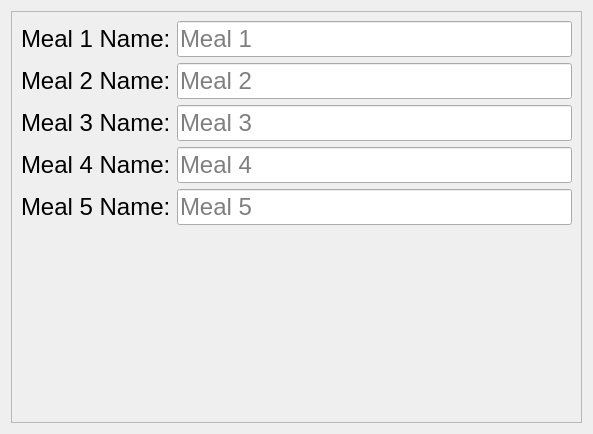
<?xml version="1.0" encoding="UTF-8"?>
<ui version="4.0">
 <class>SettingsPage</class>
 <widget class="QWidget" name="SettingsPage">
  <property name="geometry">
   <rect>
    <x>0</x>
    <y>0</y>
    <width>593</width>
    <height>434</height>
   </rect>
  </property>
  <property name="font">
   <font>
    <pointsize>18</pointsize>
   </font>
  </property>
  <property name="windowTitle">
   <string>Form</string>
  </property>
  <layout class="QVBoxLayout" name="verticalLayout">
   <item>
    <widget class="QScrollArea" name="scrollArea">
     <property name="widgetResizable">
      <bool>true</bool>
     </property>
     <widget class="QWidget" name="scrollAreaWidgetContents">
      <property name="geometry">
       <rect>
        <x>0</x>
        <y>0</y>
        <width>573</width>
        <height>414</height>
       </rect>
      </property>
      <layout class="QFormLayout" name="formLayout">
       <item row="0" column="0">
        <widget class="QLabel" name="label">
         <property name="text">
          <string>Meal 1 Name:</string>
         </property>
        </widget>
       </item>
       <item row="0" column="1">
        <widget class="QLineEdit" name="meal1">
         <property name="placeholderText">
          <string>Meal 1</string>
         </property>
        </widget>
       </item>
       <item row="1" column="0">
        <widget class="QLabel" name="label_2">
         <property name="text">
          <string>Meal 2 Name:</string>
         </property>
        </widget>
       </item>
       <item row="1" column="1">
        <widget class="QLineEdit" name="meal2">
         <property name="placeholderText">
          <string>Meal 2</string>
         </property>
        </widget>
       </item>
       <item row="2" column="0">
        <widget class="QLabel" name="label_3">
         <property name="text">
          <string>Meal 3 Name:</string>
         </property>
        </widget>
       </item>
       <item row="2" column="1">
        <widget class="QLineEdit" name="meal3">
         <property name="placeholderText">
          <string>Meal 3</string>
         </property>
        </widget>
       </item>
       <item row="3" column="0">
        <widget class="QLabel" name="label_4">
         <property name="text">
          <string>Meal 4 Name:</string>
         </property>
        </widget>
       </item>
       <item row="3" column="1">
        <widget class="QLineEdit" name="meal4">
         <property name="placeholderText">
          <string>Meal 4</string>
         </property>
        </widget>
       </item>
       <item row="4" column="0">
        <widget class="QLabel" name="label_5">
         <property name="text">
          <string>Meal 5 Name:</string>
         </property>
        </widget>
       </item>
       <item row="4" column="1">
        <widget class="QLineEdit" name="meal5">
         <property name="placeholderText">
          <string>Meal 5</string>
         </property>
        </widget>
       </item>
      </layout>
     </widget>
    </widget>
   </item>
  </layout>
 </widget>
 <resources/>
 <connections>
  <connection>
   <sender>meal1</sender>
   <signal>editingFinished()</signal>
   <receiver>SettingsPage</receiver>
   <slot>meal1Changed()</slot>
   <hints>
    <hint type="sourcelabel">
     <x>377</x>
     <y>39</y>
    </hint>
    <hint type="destinationlabel">
     <x>296</x>
     <y>216</y>
    </hint>
   </hints>
  </connection>
  <connection>
   <sender>meal2</sender>
   <signal>editingFinished()</signal>
   <receiver>SettingsPage</receiver>
   <slot>meal2Changed()</slot>
   <hints>
    <hint type="sourcelabel">
     <x>377</x>
     <y>86</y>
    </hint>
    <hint type="destinationlabel">
     <x>296</x>
     <y>216</y>
    </hint>
   </hints>
  </connection>
  <connection>
   <sender>meal3</sender>
   <signal>editingFinished()</signal>
   <receiver>SettingsPage</receiver>
   <slot>meal3Changed()</slot>
   <hints>
    <hint type="sourcelabel">
     <x>377</x>
     <y>133</y>
    </hint>
    <hint type="destinationlabel">
     <x>296</x>
     <y>216</y>
    </hint>
   </hints>
  </connection>
  <connection>
   <sender>meal4</sender>
   <signal>editingFinished()</signal>
   <receiver>SettingsPage</receiver>
   <slot>meal4Changed()</slot>
   <hints>
    <hint type="sourcelabel">
     <x>377</x>
     <y>180</y>
    </hint>
    <hint type="destinationlabel">
     <x>296</x>
     <y>216</y>
    </hint>
   </hints>
  </connection>
  <connection>
   <sender>meal5</sender>
   <signal>editingFinished()</signal>
   <receiver>SettingsPage</receiver>
   <slot>meal5Changed()</slot>
   <hints>
    <hint type="sourcelabel">
     <x>377</x>
     <y>227</y>
    </hint>
    <hint type="destinationlabel">
     <x>296</x>
     <y>216</y>
    </hint>
   </hints>
  </connection>
 </connections>
 <slots>
  <slot>meal1Changed()</slot>
  <slot>meal2Changed()</slot>
  <slot>meal3Changed()</slot>
  <slot>meal4Changed()</slot>
  <slot>meal5Changed()</slot>
 </slots>
</ui>
